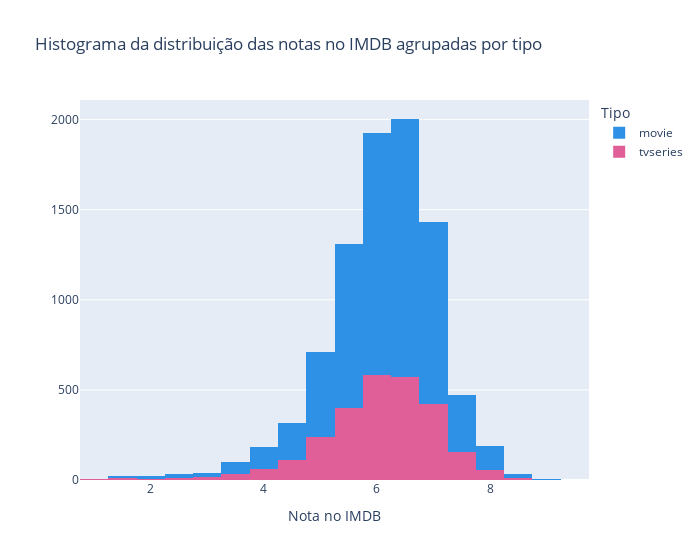

Here is the notebook cell this chart was saved with:
### Markdown cell above
### Histograma das notas

Objetivos

- Observar a distribuição das notas entre filmes e séries

### Code cell
fig = px.histogram(df_netflix_titles, 
                   x="rating_imdb", 
                   color='type',
                   labels={'rating_imdb':'Nota no IMDB', 'type':'Tipo'},
                   color_discrete_sequence=px.colors.qualitative.Dark24,
                   width=700,
                   nbins=20, 
                   barmode='stack',
                   title="Histograma da distribuição das notas no IMDB agrupadas por tipo")
fig.data = fig.data[::-1]
fig.layout.legend.traceorder = 'reversed'
fig.update_yaxes(title='')
fig.show()

### Figure 1 — Plotly figure (JSON) as saved in the notebook; plotly's stock layout.template omitted (floating-point values rounded to 4 significant figures; data arrays with more than 128 entries replaced by an {"elided": "..."} marker saying what was removed)
{"data": [{"alignmentgroup": "True", "bingroup": "x", "hovertemplate": "Tipo=tvseries<br>Nota no IMDB=%{x}<br>count=%{y}<extra></extra>", "legendgroup": "tvseries", "marker": {"color": "#E15F99", "pattern": {"shape": ""}}, "name": "tvseries", "nbinsx": 20, "offsetgroup": "tvseries", "orientation": "v", "showlegend": true, "type": "histogram", "x": {"elided": "2676 float values"}, "xaxis": "x", "yaxis": "y"}, {"alignmentgroup": "True", "bingroup": "x", "hovertemplate": "Tipo=movie<br>Nota no IMDB=%{x}<br>count=%{y}<extra></extra>", "legendgroup": "movie", "marker": {"color": "#2E91E5", "pattern": {"shape": ""}}, "name": "movie", "nbinsx": 20, "offsetgroup": "movie", "orientation": "v", "showlegend": true, "type": "histogram", "x": {"elided": "6131 float values"}, "xaxis": "x", "yaxis": "y"}], "layout": {"barmode": "stack", "legend": {"title": {"text": "Tipo"}, "tracegroupgap": 0, "traceorder": "reversed"}, "title": {"text": "Histograma da distribuição das notas no IMDB agrupadas por tipo"}, "width": 700, "xaxis": {"anchor": "y", "domain": [0, 1], "title": {"text": "Nota no IMDB"}}, "yaxis": {"anchor": "x", "domain": [0, 1], "title": {"text": ""}}}}
